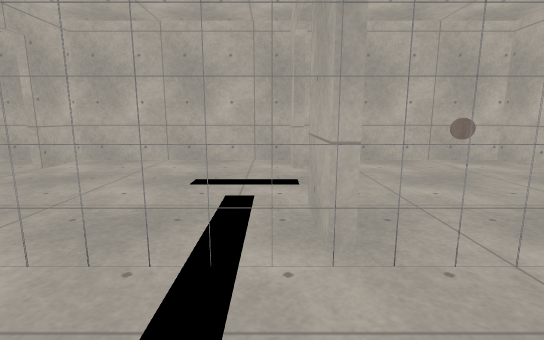
[1] (above)

14 first-person views from a walk through a 3-D level made in the Godot game engine. The camera is 1.2 m above the floor, tilts 10° down and sees 85° across. Doors that lead somewhere are drawn open, without their leaves. The floor is counted in squares, 1 m on a side. Each view is taken from the middle of a square. On the plan, view 1 faces up. The plan holds only what a view shows up to about 13 squares ahead; the rest is blank. The place goes on beyond the plan. Surface patterns are stand-ins for the level's own textures.

[2]
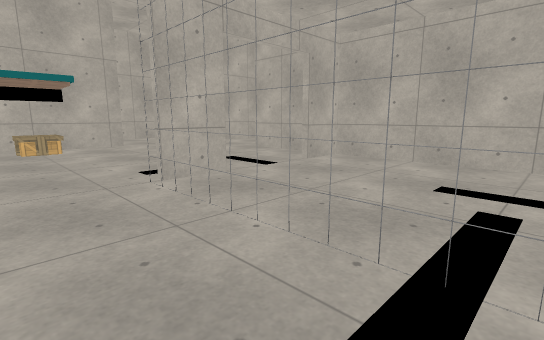

[3]
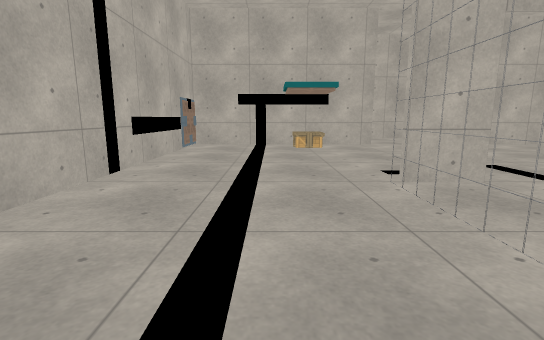

[4]
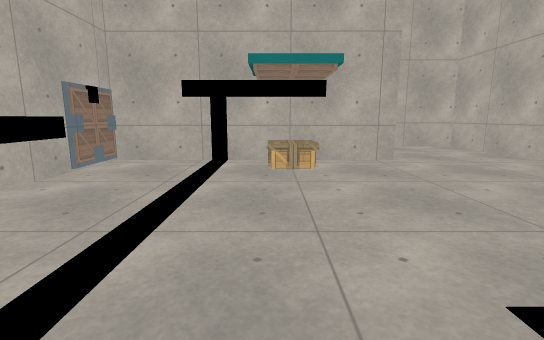

[5]
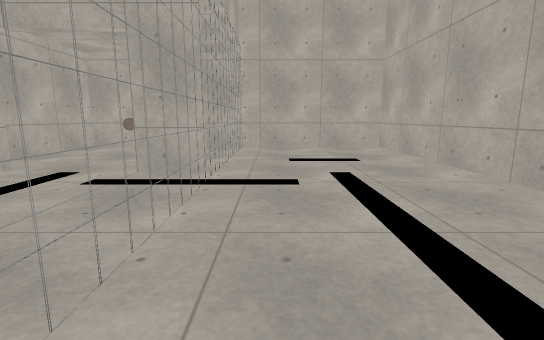

[6]
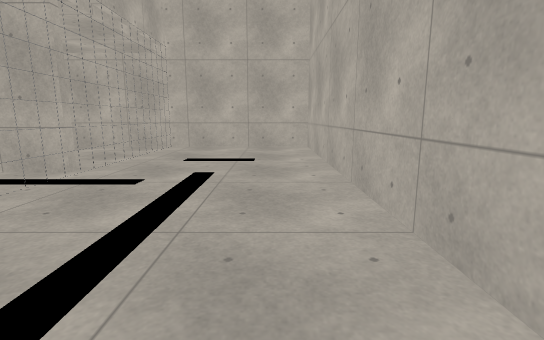

[7]
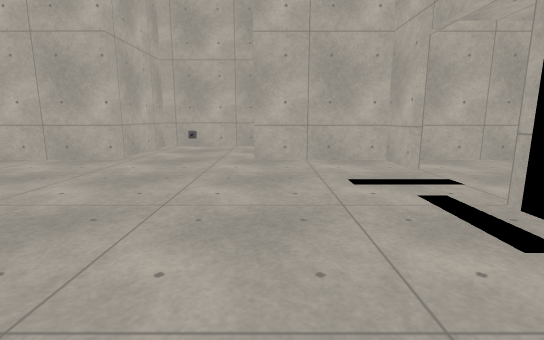

[8]
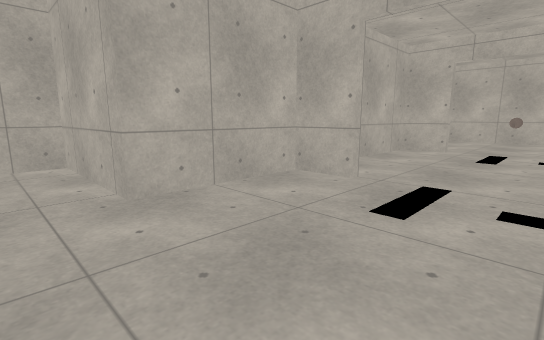

[9]
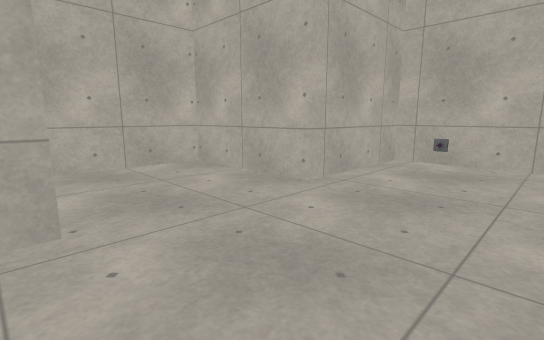

[10]
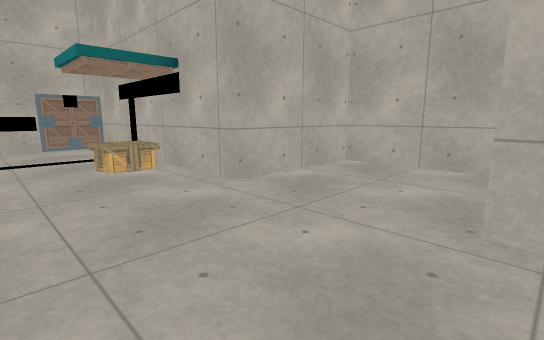

[11]
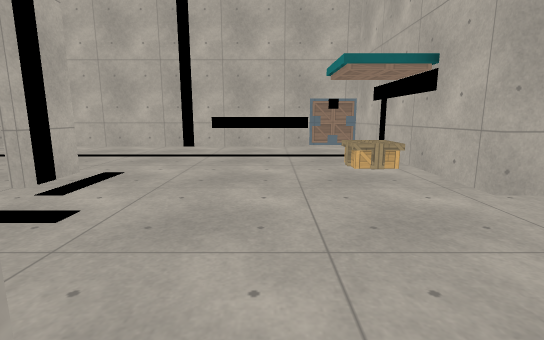

[12]
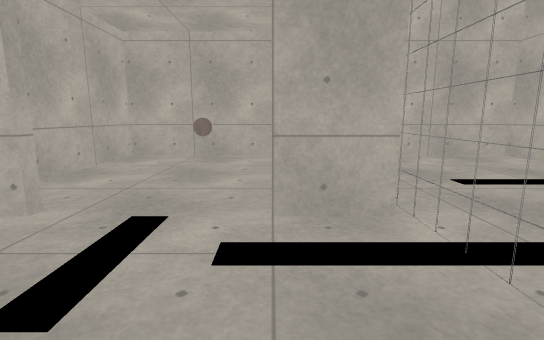

[13]
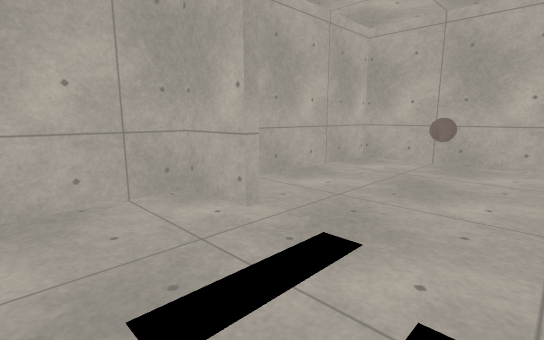

[14]
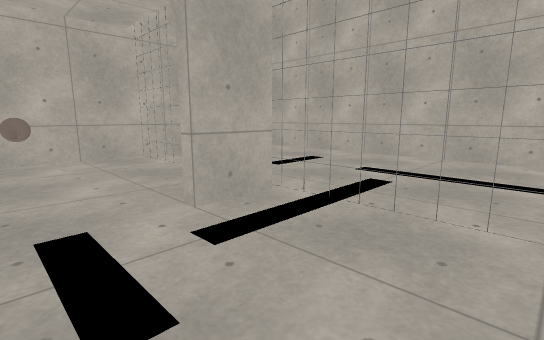

### Floor plan
Points are (right, up) in squares from view 1. A wall is a line through its corners. A room is listed if a view was taken in it or the views show most of it. See-through windows are left out.
Room 1 (views 1, 2, 3, 4, 5, 6, 7, 8, 9, 10, 11, 12, 13, 14)
walls: (-5.7, 2.5) (-5.7, 4.1); (-5.5, 4.1) (-5.5, 2.5); (-5.7, 6.9) (-5.7, 8.5) (-9.5, 8.5) (-9.5, 12.5) (-13.5, 12.5) (-13.5, 8.5) (-17.5, 8.5) (-17.5, 4.5) (-13.5, 4.5) (-13.5, -3.5) (6.5, -3.5) (6.5, 8.5) (0.9, 8.5); (0.9, 2.5) (0.5, 2.5) (0.5, 4); (0.5, 7) (0.5, 8.5) (-5.5, 8.5) (-5.5, 7)
ways out: open door at (-6, 5.5); open door at (1, 5.5)
objects: box (-13, 1) to (-12, 2); gun (-12, 12); other object (4, 6)

Positions as (right, up) in squares from view 1, and headings:
1: (0, 0), facing up
2: (0, 0), facing up-left
3: (0, 0), facing left
4: (-5, 1), facing left
5: (-6, 1), facing right
6: (-6, -2), facing right
7: (-9, 0), facing up
8: (-11, 4), facing up-right
9: (-10, 4), facing up-left
10: (-10, 9), facing down-left
11: (-10, 9), facing down
12: (-3, 4), facing right
13: (-2, 4), facing up-right
14: (-3, 6), facing down-right
